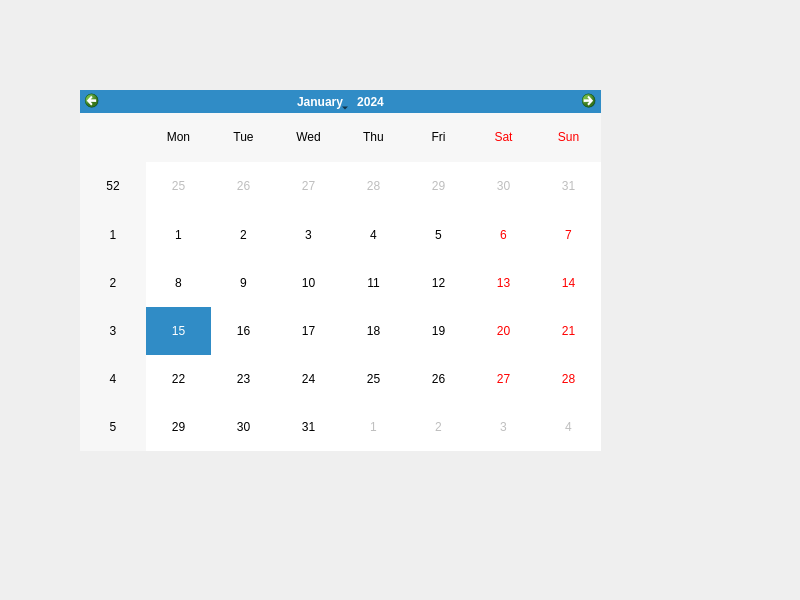
<?xml version="1.0" encoding="UTF-8"?>
<ui version="4.0">
 <class>Widget</class>
 <widget class="QWidget" name="Widget">
  <property name="geometry">
   <rect>
    <x>0</x>
    <y>0</y>
    <width>800</width>
    <height>600</height>
   </rect>
  </property>
  <property name="windowTitle">
   <string>Widget</string>
  </property>
  <widget class="QCalendarWidget" name="calendarWidget">
   <property name="geometry">
    <rect>
     <x>80</x>
     <y>90</y>
     <width>521</width>
     <height>361</height>
    </rect>
   </property>
  </widget>
  <widget class="QLabel" name="label">
   <property name="geometry">
    <rect>
     <x>80</x>
     <y>50</y>
     <width>271</width>
     <height>21</height>
    </rect>
   </property>
   <property name="text">
    <string/>
   </property>
  </widget>
 </widget>
 <resources/>
 <connections/>
</ui>
